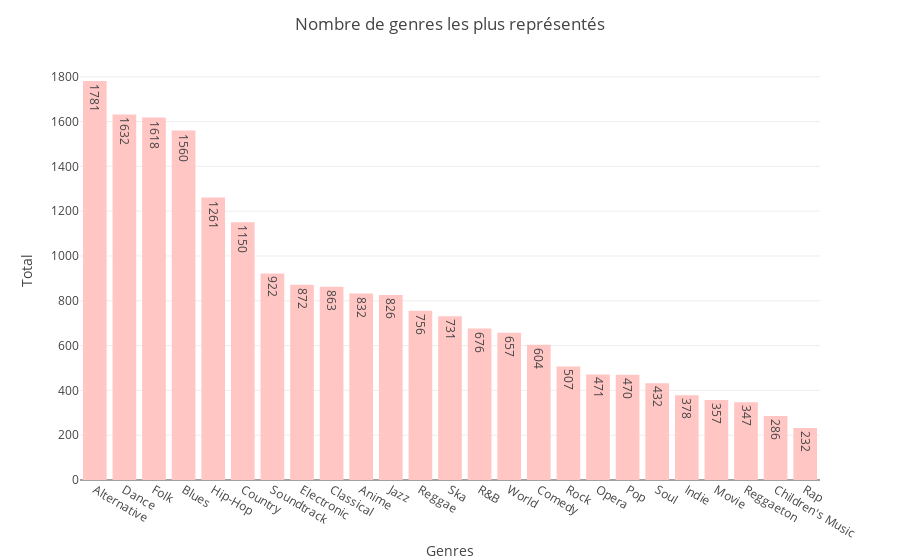

Write notebook code for a chart like this one.
### Code cell
fig9 = px.histogram(genres2, x="genre", y ="artist_name", text_auto=True,
                   template="xgridoff",
                    color_discrete_sequence= px.colors.sequential.Burg,)

fig9.update_yaxes(title_text = "Total")
fig9.update_xaxes(title_text = "Genres")
fig9.update_layout(title_text = "Nombre de genres les plus représentés", title_x=0.5)
fig9.show()

### Figure 1 — Plotly figure (JSON) as saved in the notebook; plotly's stock layout.template omitted (floating-point values rounded to 4 significant figures)
{"data": [{"alignmentgroup": "True", "bingroup": "x", "histfunc": "sum", "hovertemplate": "genre=%{x}<br>sum of artist_name=%{y}<extra></extra>", "legendgroup": "", "marker": {"color": "rgb(255, 198, 196)", "pattern": {"shape": ""}}, "name": "", "offsetgroup": "", "orientation": "v", "showlegend": false, "texttemplate": "%{value}", "type": "histogram", "x": ["Alternative", "Dance", "Folk", "Blues", "Hip-Hop", "Country", "Soundtrack", "Electronic", "Classical", "Anime", "Jazz", "Reggae", "Ska", "R&B", "World", "Comedy", "Rock", "Opera", "Pop", "Soul", "Indie", "Movie", "Reggaeton", "Children's Music", "Rap"], "xaxis": "x", "y": [1781, 1632, 1618, 1560, 1261, 1150, 922, 872, 863, 832, 826, 756, 731, 676, 657, 604, 507, 471, 470, 432, 378, 357, 347, 286, 232], "yaxis": "y"}], "layout": {"autosize": true, "barmode": "relative", "legend": {"tracegroupgap": 0}, "margin": {"t": 60}, "title": {"text": "Nombre de genres les plus représentés", "x": 0.5}, "xaxis": {"anchor": "y", "autorange": true, "domain": [0, 1], "range": [-0.5, 24.5], "title": {"text": "Genres"}, "type": "category"}, "yaxis": {"anchor": "x", "autorange": true, "domain": [0, 1], "range": [0, 1875.0], "title": {"text": "Total"}, "type": "linear"}}}
